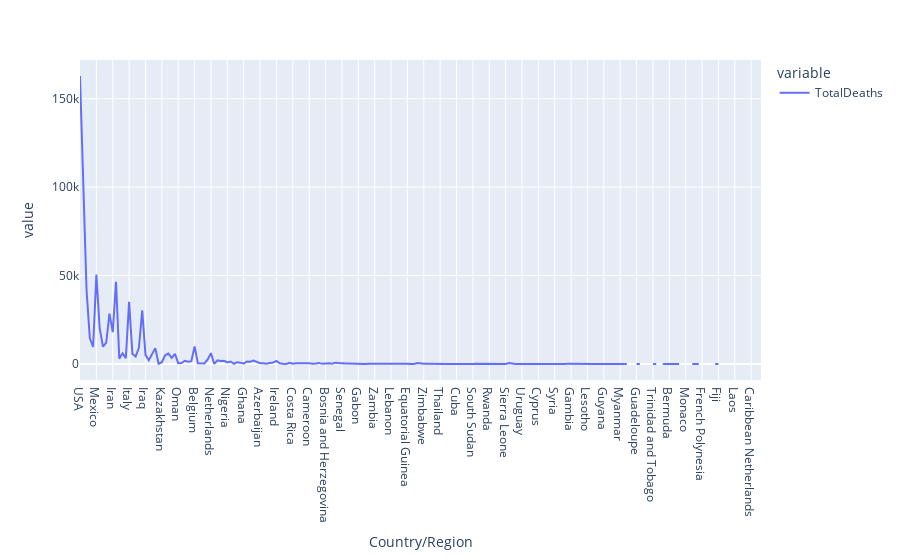

Write notebook code for a chart like this one.
### Code cell
b= px.line(world_data,y=['TotalDeaths'],x='Country/Region')

b.show()

### Figure 1 — Plotly figure (JSON) as saved in the notebook; plotly's stock layout.template omitted (floating-point values rounded to 4 significant figures; data arrays with more than 128 entries replaced by an {"elided": "..."} marker saying what was removed)
{"data": [{"hovertemplate": "variable=TotalDeaths<br>Country/Region=%{x}<br>value=%{y}<extra></extra>", "legendgroup": "TotalDeaths", "line": {"color": "#636efa", "dash": "solid"}, "mode": "lines", "name": "TotalDeaths", "orientation": "v", "showlegend": true, "type": "scatter", "x": {"elided": "209 str values"}, "xaxis": "x", "y": {"elided": "209 int values"}, "yaxis": "y"}], "layout": {"legend": {"title": {"text": "variable"}, "tracegroupgap": 0}, "margin": {"t": 60}, "xaxis": {"anchor": "y", "domain": [0, 1], "title": {"text": "Country/Region"}}, "yaxis": {"anchor": "x", "domain": [0, 1], "title": {"text": "value"}}}}
